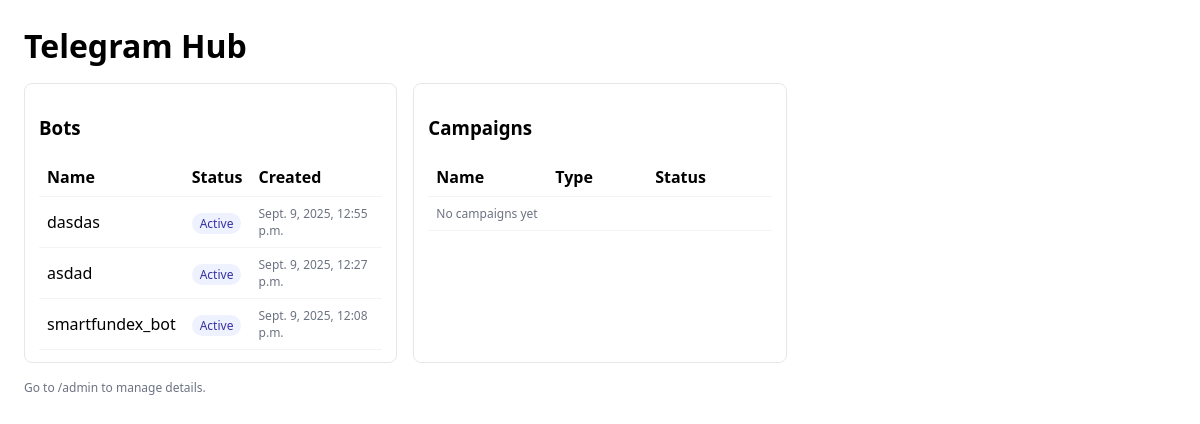
/hub/, run on an earlier commit of the app's database.
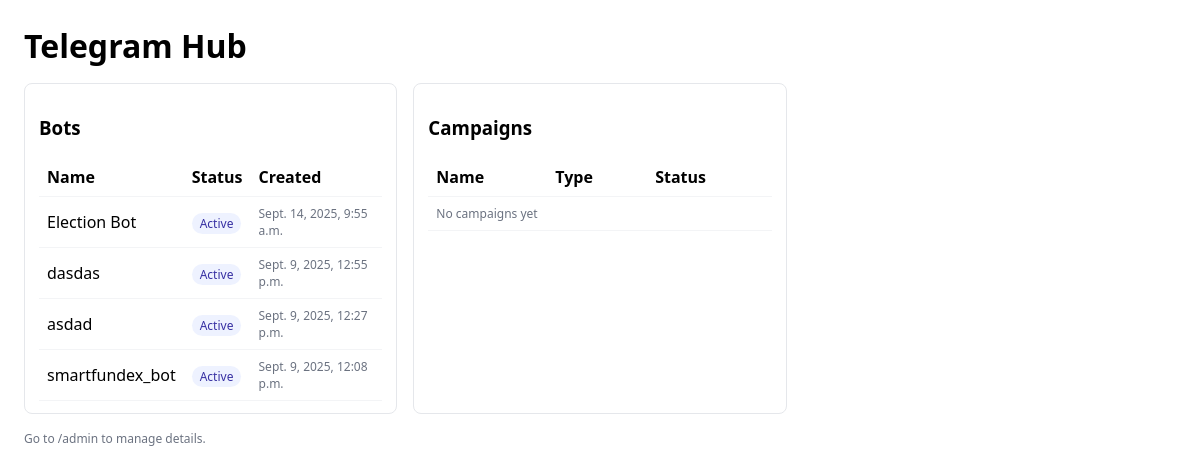
And on a later commit of the database.
### hub/models.py (models this page shows, shortened)
class Bot(models.Model):
    name = models.CharField(max_length=150)
    token = models.CharField(max_length=200, unique=True)
    is_active = models.BooleanField(default=False)
    created_at = models.DateTimeField(auto_now_add=True)
    admin_chat_id = models.BigIntegerField(blank=True, null=True)
    description = models.TextField(blank=True, null=True)
    image_url = models.URLField(blank=True, null=True)
    bot_link = models.URLField(blank=True, null=True, help_text="Direct link to the Telegram bot (e.g., https://t.me/your_bot)")

### hub/views.py (the view)
# urls.py: path('', dashboard, name='hub_dashboard'),
def dashboard(request: HttpRequest) -> HttpResponse:
    bots = Bot.objects.order_by('-created_at')[:50]
    campaigns = Campaign.objects.order_by('-created_at')[:50]
    context = {
        'bots': bots,
        'campaigns': campaigns,
    }
    return render(request, 'hub/dashboard.html', context)

### hub/templates/hub/dashboard.html (shortened to what this page needs)
<!DOCTYPE html>
<html>
<head>
</head>
<body>
    <h1>Telegram Hub</h1>
    <div class="grid">
        <div class="card">
            <h3>Bots</h3>
            <table>
                <thead>
                    <tr>
                        <th>Name</th>
                        <th>Status</th>
                        <th>Created</th>
                    </tr>
                </thead>
                <tbody>
                    {% for bot in bots %}
                    <tr>
                        <td>{{ bot.name }}</td>
                        <td>
                            {% if bot.is_active %}
                                <span class="pill">Active</span>
                            {% else %}
                                <span class="pill red">Stopped</span>
                            {% endif %}
                        </td>
                        <td class="muted">{{ bot.created_at }}</td>
                    </tr>
                    {% empty %}
                    <tr><td colspan="3" class="muted">No bots yet</td></tr>
                    {% endfor %}
                </tbody>
            </table>
        </div>
        <div class="card">
            <h3>Campaigns</h3>
            <table>
                <thead>
                    <tr>
                        <th>Name</th>
                        <th>Type</th>
                        <th>Status</th>
                    </tr>
                </thead>
                <tbody>
                    {% for c in campaigns %}
                    <tr>
                        <td>{{ c.name }}</td>
                        <td class="muted">{{ c.get_campaign_type_display }}</td>
                        <td>{{ c.get_status_display }}</td>
                    </tr>
                    {% empty %}
                    <tr><td colspan="3" class="muted">No campaigns yet</td></tr>
                    {% endfor %}
                </tbody>
            </table>
        </div>
    </div>
    <p class="muted" style="margin-top:16px">Go to /admin to manage details.</p>
</body>
</html>

What changed in the data, as far as the page shows it:
added Bot: name "Election Bot", is_active "Active", created_at "Sept. 14, 2025, 9:55 a.m."
